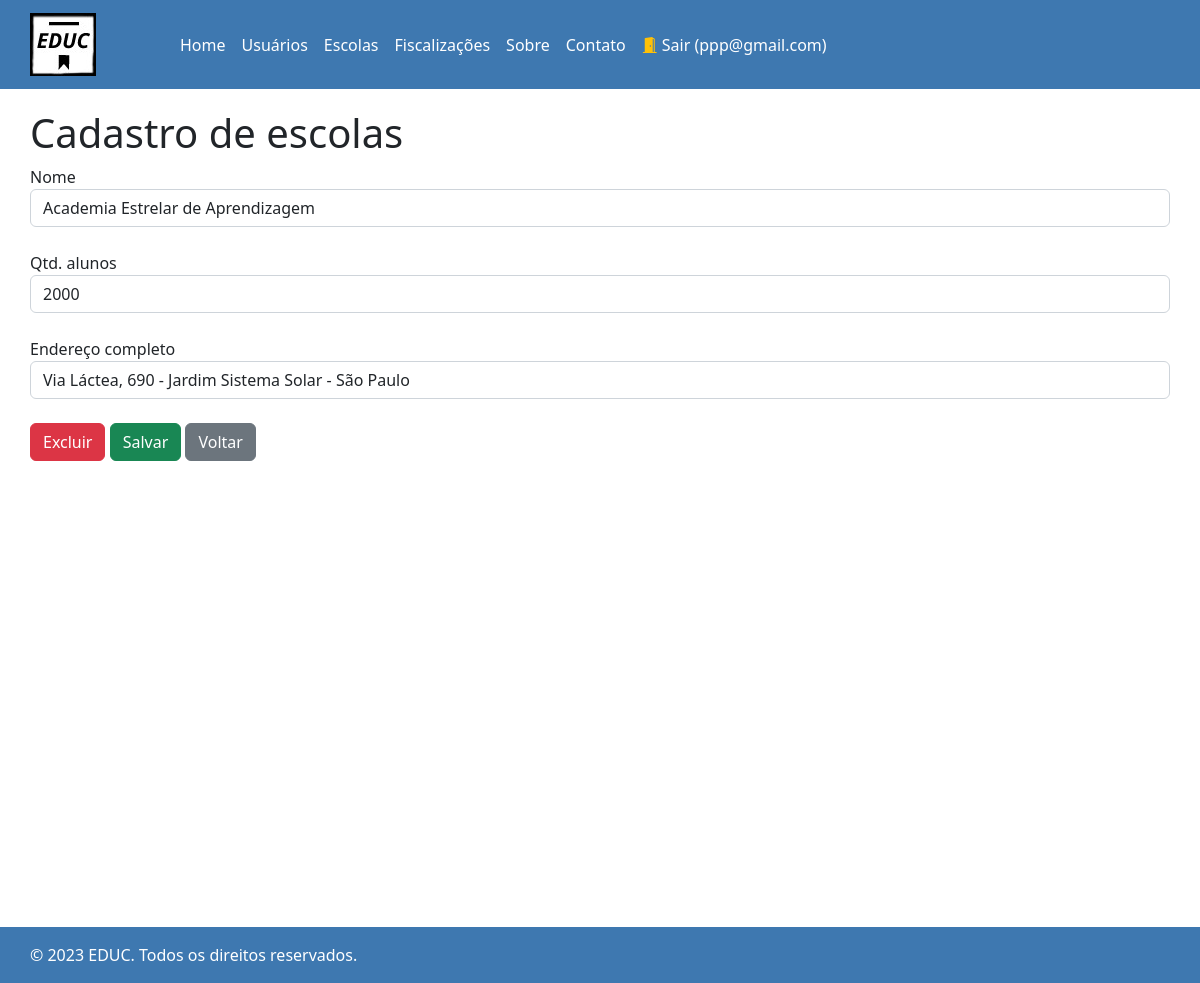
/escolas/detalhe.php?id=1 (signed in), run on the app's committed database.
### tables this page shows
CREATE TABLE `escolas` (
  `id` int(11) NOT NULL,
  `nome` varchar(100) NOT NULL,
  `qtdalunos` int(11) NOT NULL,
  `endereco` varchar(250) NOT NULL
);

### config.php (called while the page is built, shortened)
<?php
$url_base = "http://localhost";
$url_site = $url_base."/tcc/";
?>

### escolas/detalhe.php (the view, shortened to what this page needs)
<?php
include_once "../topo.php";
$url_listagem = $url_site . "escolas/listagem.php";
$id = isset($_REQUEST["id"])?filter_var($_REQUEST['id'], FILTER_SANITIZE_NUMBER_INT):'';
$nome = isset($_REQUEST['nome'])?$_REQUEST['nome']:'';
$qtdalunos = isset($_REQUEST["qtdalunos"])?filter_var($_REQUEST['qtdalunos'], FILTER_SANITIZE_NUMBER_INT):'0';
$endereco = isset($_REQUEST['endereco'])?$_REQUEST['endereco']:'';
if (isset($_REQUEST['vez']) && $_REQUEST['vez']==2)
{
  $msg_url = $url_site . "escolas/listagem.php";
  if ($_REQUEST['acao']=='Salvar')
  {
      if ($id=="")
      {
        $query = "INSERT INTO escolas (nome, qtdalunos, endereco) VALUES ('".$nome."',".$qtdalunos.", '".$endereco."')";
        $msg = "Registro adicionado com sucesso!";
      }
      else
      {
        $query = "UPDATE escolas SET nome = '".$nome."', qtdalunos = ".$qtdalunos.", endereco = '".$endereco."' WHERE id = ".$id;
        $msg = "Registro alterado com sucesso!";
      }
  }
  if ($_REQUEST['acao']=='Excluir')
  {
    $query = "DELETE FROM escolas WHERE id = ".$id;
    $msg = "Registro removido com sucesso!";
  }
  if (!mysqli_query($conn, $query))
  {
    $error = mysqli_error ($conn);
    if (stripos($error, 'foreign key constraint fails') !== false) {
        $msg = "Houve um PROBLEMA na exclusão. Esta escola possuí já fiscalizações!";
        $msg_url = '';
    } else {
      die(mysqli_error ($conn)."<br/>".$query);
    }
  }
}
else
{
  if (isset($_REQUEST['id']))
  {
    $query = "SELECT * FROM escolas WHERE id = ".$id;
    $arq = mysqli_query($conn, $query);
    $tab = mysqli_fetch_object ($arq);
    $id = $tab->id;
    $nome = $tab->nome;
    $qtdalunos = $tab->qtdalunos;
    $endereco = $tab->endereco;
  }
}
?>
    <form method="POST" action="<?php echo $_SERVER['PHP_SELF'] ?>">
      <div class="form-group">
        <label for="nome">Nome</label>
        <input type="text" class="form-control" id="nome" name="nome" value="<?php echo $nome ?>">
      </div><br/>
      <div class="form-group">
        <label for="nome">Qtd. alunos</label>
        <input type="number" class="form-control" id="qtdalunos" name="qtdalunos" value="<?php echo $qtdalunos ?>">
      </div><br/>
      <div class="form-group">
        <label for="endereco">Endereço completo</label>
        <input type="endereco" class="form-control" id="endereco" name="endereco" value="<?php echo $endereco ?>">
      </div><br/>
      <?php if ($id!=="") { ?>
        <button type="submit" name="acao" value="Excluir" class="btn btn-danger">Excluir</button>
      <?php } ?>
      <button type="submit" name="acao" value="Salvar" class="btn btn-success">Salvar</button>
      <button type="button" id="voltar" onclick=" window.location.href = '<?php echo $url_listagem ?>';" class="btn btn-secondary">Voltar</button>
    </form>
    <br><br><br><br><br><br><br><br><br><br><br><br><br><br><br><br><br><br><br>
<?php include_once "../rodape.php" ?>

### data on the page
escolas: nome "Academia Estrelar de Aprendizagem", qtdalunos "2000", endereco "Via Láctea, 690 - Jardim Sistema Solar - São Paulo"

### other printed values
$_SESSION['email'] "ppp@gmail.com"
$titulo_pagina "Cadastro de escolas"
